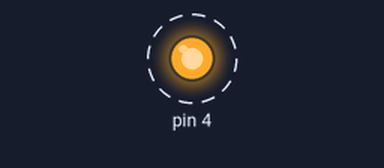
A sketch run on a simulated Arduino Uno, built with avr-gcc and run on an emulated ATmega328P. Shown: output pins drawn as LEDs (lit = HIGH). Dashed ring = blinking. What the sketch prints to the serial monitor is not drawn.

Above: at 0.5 s.
Timing chart, 0 to 3.5 s (numbered marks = the images above):
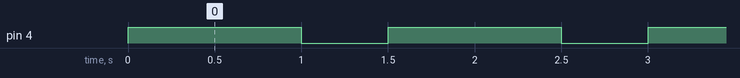

The sketch:

test.ino
```cpp
void setup() {
  Serial.begin(9600);
  pinMode(4, OUTPUT);

}

void loop() {

  digitalWrite(4, HIGH);
  delay(1000);
  digitalWrite(4, LOW);
  delay(500);

  Serial.println("Hello wolrd");

}
```

Measured:
- by itself, pin 4: alternates HIGH for 1.0 s and LOW for 0.50 s
